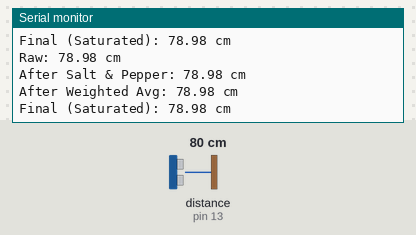
A program run on a simulated Arduino Mega 2560, built with avr-gcc and run on an emulated ATmega2560. Parts: the last lines printed to the serial monitor. Wiring (inferred from the names in the program): ultrasonic range finder: trigger pin 12; echo pin 13. The test bench sets the inputs (shaded band); at power-on: distance to the obstacle (sensor on pin 13) 80 cm. The echo pulse lasts 58.3 µs per cm.

Above: at 0.9 s.
1.0 s: distance to the obstacle (sensor on pin 13) set to 2 cm
At 1.6 s:
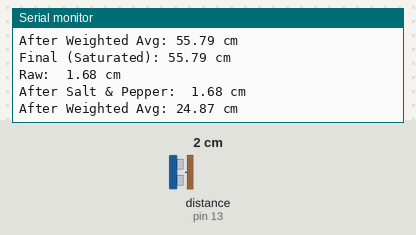
2.7 s: distance to the obstacle (sensor on pin 13) set to 120 cm
At 3.8 s:
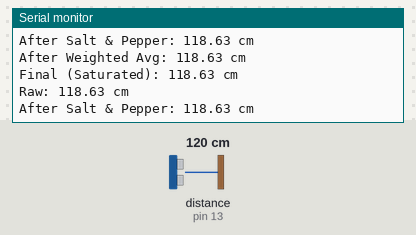
5.7 s: distance to the obstacle (sensor on pin 13) set to 4 cm
At 6.4 s:
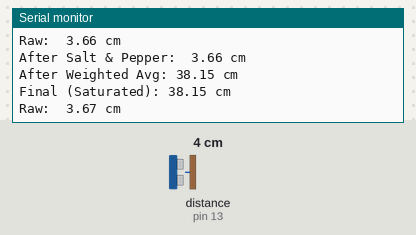
8.7 s: distance to the obstacle (sensor on pin 13) set to 250 cm
At 9.6 s:
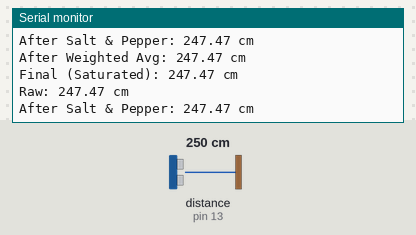
11.7 s: distance to the obstacle (sensor on pin 13) set to 60 cm
At 12.4 s:
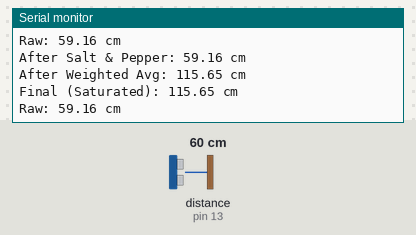
17.7 s: distance to the obstacle (sensor on pin 13) set to 9 cm
At 18.8 s:
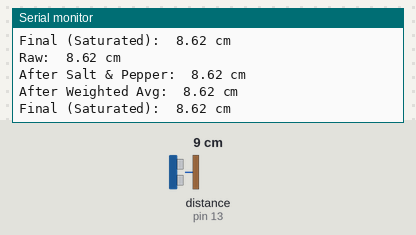
Timing chart, 0 to 20.7 s (numbered marks = the images above; inputs shaded):
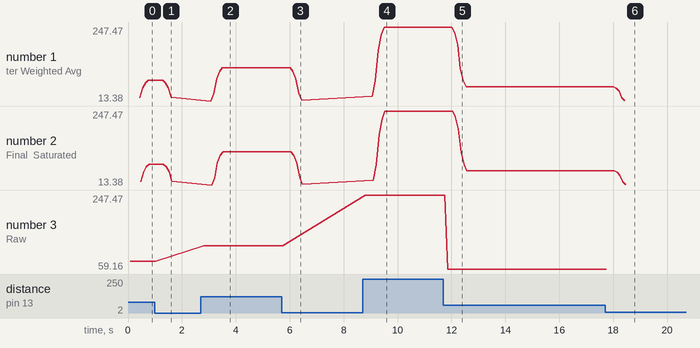

The program:

main.cpp
```cpp
/**
 * Ultrasonic Sensor Application with FreeRTOS for Arduino Uno
 * Main file: Contains setup, loop and main task
 */

 #include <Arduino.h>
 #include <Arduino_FreeRTOS.h>
 #include <semphr.h>
 #include <stdio.h>
 #include "ultrasonic.h"
 #include "filter.h"
 #include "printf_redirect.h"

 #define STACK_SIZE 256  // Increase stack size

 // Task parameters
 #define STACK_SIZE          128     // Reduced stack size for Arduino Uno
 #define ACQUISITION_PERIOD  100     // Acquisition period in milliseconds

 // Signal conditioning parameters
 #define SALT_PEPPER_WINDOW  5       // Window size for salt and pepper filter
 #define WEIGHTED_AVG_WINDOW 5       // Reduced window size for Arduino memory constraints

 // Filter buffers
 static float salt_pepper_buffer[SALT_PEPPER_WINDOW];
 static float weighted_avg_buffer[WEIGHTED_AVG_WINDOW];
 // Weights for weighted average (must sum to 1.0)
 static const float weights[WEIGHTED_AVG_WINDOW] = {0.1, 0.2, 0.4, 0.2, 0.1};

 // Function prototypes
 void ultrasonic_distance_task(void *pvParameters);

 // Mutex for data access protection
 SemaphoreHandle_t data_mutex;

 void printDistance(const char *label, float distance)
 {
   char buffer[10]; // Ensure enough space for the formatted string
   dtostrf(distance, 5, 2, buffer); // Convert float to string
   printf("%s: %s cm\n", label, buffer); // Use %s instead of %f
 }


 void setup() {
   // Initialize serial communication
   Serial.begin(9600);
   while (!Serial) {
     ; // Wait for serial port to connect
   }

   // Initialize printf redirection
   init_printf_redirect();

   printf("Ultrasonic Sensor Application Starting...\n");

   // Create mutex
   data_mutex = xSemaphoreCreateMutex();

   // Initialize hardware
   setup_ultrasonic_sensor();

   // Initialize filter buffers
   for (int i = 0; i < SALT_PEPPER_WINDOW; i++) {
     salt_pepper_buffer[i] = 0.0;
   }
   for (int i = 0; i < WEIGHTED_AVG_WINDOW; i++) {
     weighted_avg_buffer[i] = 0.0;
   }

   // Create task
   xTaskCreate(
     ultrasonic_distance_task,       // Task function
     "ultrasonic",                   // Task name
     STACK_SIZE,                     // Stack size
     NULL,                           // Parameters
     1,                              // Priority
     NULL                            // Task handle
   );

   printf("Application initialized successfully\n");

   // Start the scheduler
   vTaskStartScheduler();
 }

 void loop() {
   // Empty. Things are done in Tasks.
 }

 /**
  * Task for ultrasonic distance measurement and processing
  */
 void ultrasonic_distance_task(void *pvParameters) {
   (void) pvParameters;

   TickType_t last_wake_time;
   const TickType_t period = pdMS_TO_TICKS(ACQUISITION_PERIOD);

   // Initialize the last_wake_time variable with the current time
   last_wake_time = xTaskGetTickCount();

   float raw_distance, filtered_distance1, filtered_distance2, final_distance;

   while (1) {
     // Get raw distance measurement
     raw_distance = measure_distance();

     // Apply salt and pepper filter
     filtered_distance1 = apply_salt_pepper_filter(raw_distance, salt_pepper_buffer, SALT_PEPPER_WINDOW);

     // Apply weighted average filter
     filtered_distance2 = apply_weighted_average_filter(filtered_distance1, weighted_avg_buffer, weights, WEIGHTED_AVG_WINDOW);

     // Apply saturation to keep values in valid range
     final_distance = apply_saturation(filtered_distance2, MIN_DISTANCE_CM, MAX_DISTANCE_CM);

     // Acquire mutex to print data
     if (xSemaphoreTake(data_mutex, portMAX_DELAY) == pdTRUE) {
       // Print results using printf
       printDistance("Raw", raw_distance);
       printDistance("After Salt & Pepper", filtered_distance1);
       printDistance("After Weighted Avg", filtered_distance2);
       printDistance("Final (Saturated)", final_distance);


       // Release mutex
       xSemaphoreGive(data_mutex);
     }

     // Wait precisely for the next cycle using vTaskDelayUntil
     vTaskDelayUntil(&last_wake_time, period);
   }
 }
```

filter.h
```cpp
/**
 * Digital filters module header file
 */

 #ifndef FILTER_H
 #define FILTER_H

 // Function prototypes
 float apply_salt_pepper_filter(float new_value, float *buffer, int window_size);
 float apply_weighted_average_filter(float new_value, float *buffer, const float *weights, int window_size);
 float apply_saturation(float value, float min_val, float max_val);

 #endif /* FILTER_H */
```

printf_redirect.h
```cpp
/**
 * Printf redirection module header file
 */

 #ifndef PRINTF_REDIRECT_H
 #define PRINTF_REDIRECT_H

 // Function prototypes
 void init_printf_redirect(void);
 int serial_putchar(char c, FILE *stream);
 int serial_printf(const char *format, ...);

 #endif /* PRINTF_REDIRECT_H */
```

ultrasonic.h
```cpp
/**
 * Ultrasonic sensor module header file
 */

 #ifndef ULTRASONIC_H
 #define ULTRASONIC_H

 // Pin definitions
 #define TRIGGER_PIN         12
 #define ECHO_PIN            13

 // Ultrasonic sensor parameters
 #define MAX_DISTANCE_CM     400     // Maximum valid distance in cm
 #define MIN_DISTANCE_CM     2       // Minimum valid distance in cm
 #define SOUND_SPEED         0.034   // Sound speed in cm/microsecond

 // Function prototypes
 void setup_ultrasonic_sensor(void);
 float measure_distance(void);

 #endif /* ULTRASONIC_H */
```

filter.cpp
```cpp
/**
 * Digital filters module implementation file
 */

 #include <Arduino.h>
 #include <string.h>
 #include "filter.h"

 /**
  * Salt and Pepper filter (median filter)
  * Removes impulsive noise by taking the median value from a window
  */
 float apply_salt_pepper_filter(float new_value, float *buffer, int window_size) {
   float sorted_values[window_size];

   // Shift values in buffer
   for (int i = 0; i < window_size - 1; i++) {
     buffer[i] = buffer[i + 1];
   }
   buffer[window_size - 1] = new_value;

   // Copy values to sorting array
   memcpy(sorted_values, buffer, sizeof(float) * window_size);

   // Perform simple bubble sort (sufficient for small arrays)
   for (int i = 0; i < window_size - 1; i++) {
     for (int j = 0; j < window_size - i - 1; j++) {
       if (sorted_values[j] > sorted_values[j + 1]) {
         float temp = sorted_values[j];
         sorted_values[j] = sorted_values[j + 1];
         sorted_values[j + 1] = temp;
       }
     }
   }

   // Return median value
   return sorted_values[window_size / 2];
 }

 /**
  * Weighted Average filter
  * Applies weighted average to smooth the signal
  */
 float apply_weighted_average_filter(float new_value, float *buffer, const float *weights, int window_size) {
   // Shift values in buffer
   for (int i = 0; i < window_size - 1; i++) {
     buffer[i] = buffer[i + 1];
   }
   buffer[window_size - 1] = new_value;

   // Apply weighted average
   float weighted_sum = 0.0;
   for (int i = 0; i < window_size; i++) {
     weighted_sum += buffer[i] * weights[i];
   }

   return weighted_sum;
 }

 /**
  * Apply saturation to ensure value is within valid range
  */
 float apply_saturation(float value, float min_val, float max_val) {
   if (value < min_val) {
     return min_val;
   } else if (value > max_val) {
     return max_val;
   } else {
     return value;
   }
 }
```

printf_redirect.cpp
```cpp
/**
 * Printf Redirection Module Implementation (printf_redirect.cpp)
 */
#include <Arduino.h>
#include <stdio.h>
#include "printf_redirect.h"

// Static FILE object for printf redirection
static FILE serial_stdout;

/**
 * Initialize printf redirection to Serial
 */
void init_printf_redirect(void) {
  // Initialize the FILE stream for stdout
  fdev_setup_stream(&serial_stdout, serial_putchar, NULL, _FDEV_SETUP_WRITE);
  stdout = &serial_stdout;
}

/**
 * Implementation of putchar for printf
 */
int serial_putchar(char c, FILE *stream) {
  Serial.write(c);
  return c;
}
```

ultrasonic.cpp
```cpp
/**
 * Ultrasonic sensor module implementation file
 */

 #include <Arduino.h>
 #include "ultrasonic.h"

 /**
  * Setup function for ultrasonic sensor pins
  */
 void setup_ultrasonic_sensor(void) {
   // Configure trigger pin as output
   pinMode(TRIGGER_PIN, OUTPUT);
   digitalWrite(TRIGGER_PIN, LOW);

   // Configure echo pin as input
   pinMode(ECHO_PIN, INPUT);
 }

 /**
  * Measure distance using ultrasonic sensor
  * @return Distance in centimeters
  */
 float measure_distance(void) {
   // Variables to store pulse timing
   unsigned long pulse_start, pulse_end;
   float pulse_duration, distance;

   // Clear trigger pin
   digitalWrite(TRIGGER_PIN, LOW);
   delayMicroseconds(50);

   // Send a 10µs pulse to trigger
   digitalWrite(TRIGGER_PIN, HIGH);
   delayMicroseconds(100);
   digitalWrite(TRIGGER_PIN, LOW);

   // Measure the length of echo pulse
   pulse_duration = pulseIn(ECHO_PIN, HIGH, 30000); // Timeout after 30ms

   // If timeout occurred, return max distance
   if (pulse_duration == 0) {
     return MAX_DISTANCE_CM;
   }

   // Calculate distance: pulse duration * speed of sound / 2
   // (divided by 2 because sound travels to object and back)
   distance = (pulse_duration * SOUND_SPEED) / 2.0;

   return distance;
 }
```

Measured:
- after the input at 1.0 s, the serial monitor: prints a new line after 0.13 s (image 1)
- after the input at 2.7 s, the serial monitor: prints a new line after 0.11 s (image 2)
- after the input at 5.7 s, the serial monitor: prints a new line after 0.16 s (image 3)
- after the input at 8.7 s, the serial monitor: prints a new line after 0.11 s (image 4)
- after the input at 11.7 s, the serial monitor: prints a new line after 0.16 s (image 5)
- after the input at 17.7 s, the serial monitor: prints a new line after 0.15 s (image 6)
- plotted number 1: 78.98 → 24.87 after the input at 1.0 s, 24.87 → 118.63 after the input at 2.7 s, 118.63 → 15.15 after the input at 5.7 s, 15.15 → 247.47 after the input at 8.7 s, 247.47 → 59.16 after the input at 11.7 s
- plotted number 2: 78.98 → 24.87 after the input at 1.0 s, 24.87 → 118.63 after the input at 2.7 s, 118.63 → 15.15 after the input at 5.7 s, 15.15 → 247.47 after the input at 8.7 s, 247.47 → 59.16 after the input at 11.7 s
